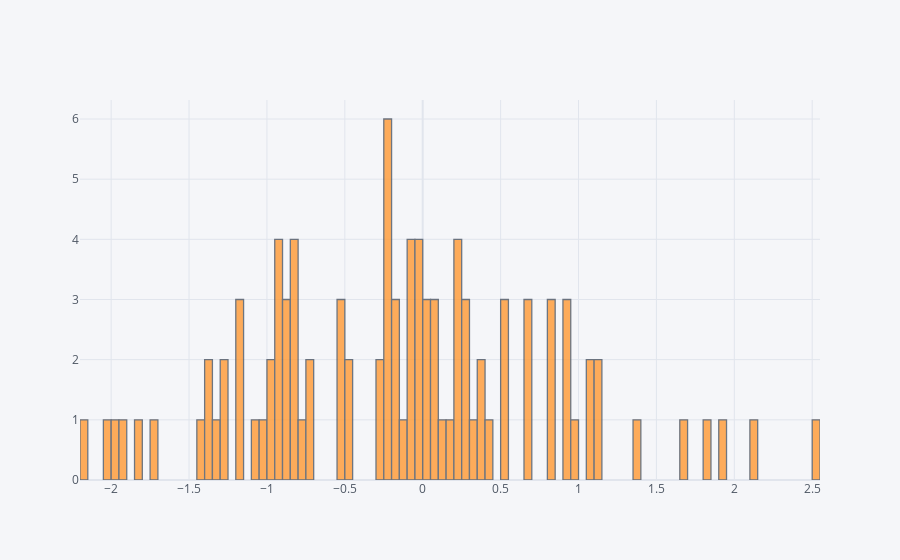

The code cell stored with this chart in its notebook:
### Code cell
df['A'].iplot(kind='hist', bins=100)

### Figure 1 — Plotly figure (JSON) as saved in the notebook; plotly's stock layout.template omitted (floating-point values rounded to 4 significant figures)
{"data": [{"histfunc": "count", "histnorm": "", "marker": {"color": "rgba(255, 153, 51, 1.0)", "line": {"color": "#4D5663", "width": 1.3}}, "name": "A", "nbinsx": 100, "opacity": 0.8, "orientation": "v", "type": "histogram", "x": [-0.5081, -0.9323, -1.716, 0.07688, -0.7099, -0.1506, -0.754, -1.445, -1.375, -0.8232, 0.9511, 0.2576, -0.1694, -0.03139, -0.04816, 0.2382, -0.5327, 0.3218, -1.279, 0.9161, -0.03074, -0.745, 0.6587, -0.4747, -0.2082, -0.2895, -0.06784, -0.1094, 0.18, 0.5143, -0.9305, 0.2652, -0.09513, -0.2355, -0.1829, -0.4501, -0.8495, -1.062, 0.6807, -1.178, 0.3539, 0.9259, -0.8866, 1.375, 0.4123, 0.6763, 1.85, -0.05255, -1.819, -0.04101, 0.8368, -0.839, -2.018, -0.2416, -1.159, -0.9565, 0.2361, 0.05611, 0.01617, -1.932, 0.1257, -0.9495, -0.2483, 1.134, 2.104, -0.5441, 2.514, 0.8035, 0.9265, 0.5196, 0.2022, 1.666, -1.035, -1.369, 0.01849, 0.02693, -0.978, 0.2972, 0.2378, 1.142, -0.08267, -0.2595, -0.2051, 0.3537, -1.994, 0.5042, 1.06, -2.155, -0.9355, -1.163, -0.8459, -0.2127, -1.286, -1.313, 0.8112, 0.07724, -0.8773, 1.09, 1.916, -0.8586]}], "layout": {"barmode": "overlay", "legend": {"bgcolor": "#F5F6F9", "font": {"color": "#4D5663"}}, "paper_bgcolor": "#F5F6F9", "plot_bgcolor": "#F5F6F9", "title": {"font": {"color": "#4D5663"}}, "xaxis": {"gridcolor": "#E1E5ED", "showgrid": true, "tickfont": {"color": "#4D5663"}, "title": {"font": {"color": "#4D5663"}, "text": ""}, "zerolinecolor": "#E1E5ED"}, "yaxis": {"gridcolor": "#E1E5ED", "showgrid": true, "tickfont": {"color": "#4D5663"}, "title": {"font": {"color": "#4D5663"}, "text": ""}, "zerolinecolor": "#E1E5ED"}}}
